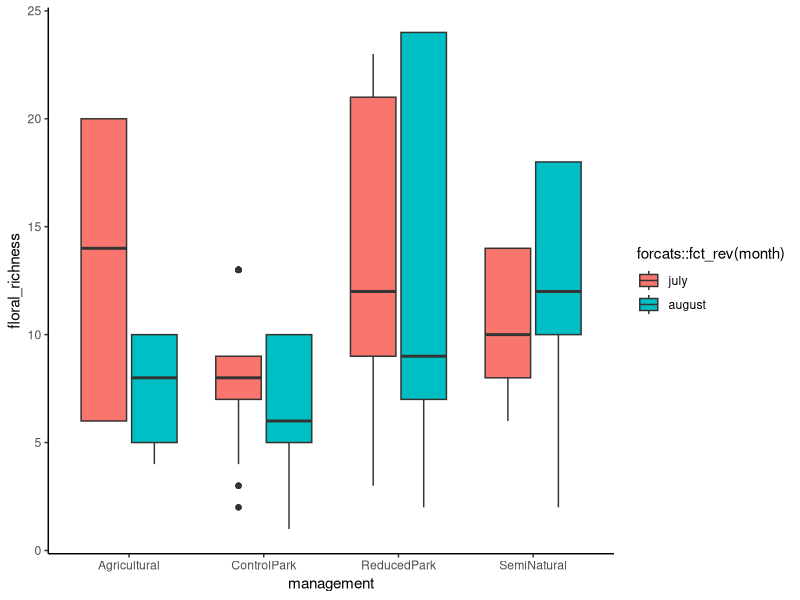

Generate this figure with R: (Note: this script raises an error after producing the figure.)
library(tidyverse)

# load data
floral_data <- read.csv("floral_abundances.csv")
site_gps_data <- read.csv("all_sites_2020.csv")
pollinator_data <- read.csv("all_sites_2020_labels_expanded.csv", na.strings=c(""," ","NA"))

# merge floral data and site data tables by site name
merged_df <- (floral_data %>% full_join(site_gps_data))

# reshape longwise to have row for each month|site combo
# new column (key) = month, new column (value) = number of floral units
merged_df_2 <- merged_df %>%
  # simplify column names to represent months before gathering
  rename(july = number_of_floral_units_july) %>%
  rename(august = number_of_floral_units_august) %>%
  gather(key = month, value = number_floral_units, 
         july:august)

# calculate floral richness 
# (count of rows that represent species|month|site)
# a value of -1 for number_floral_units represents absent
# from sytematically placed plots but present at the site.
# here, include these -1 values for richness at the site.
merged_df_summarised_2 <- merged_df_2 %>% 
  group_by(site, month) %>% 
  # remove rows where plant was flowering at site in 
  # other month but not the month specified in 'month'
  filter(number_floral_units != 0)  %>% 
  # count number of rows to get floral species richness
  add_count() %>%
  # add a more descriptive column name
  rename(floral_richness = n) %>%
  # remove this site until decide what to do with it
  # everett_crowley is a pollinator garden, very different from 
  # a typical park and not necessarily reduced management but instead
  # active flowering planting management.
  filter(site != "everett_crowley_park")

# plot floral species richness my month|site
Q <- ggplot(merged_df_summarised_2, 
            aes(x = management, y = floral_richness)) +
  geom_boxplot(aes(fill = forcats::fct_rev(month))) +
  theme_classic()
Q

# plot floral species richness my month|site for parks only
Q2 <- ggplot(filter(merged_df_summarised_3, 
                    management == "ReducedPark" | management == "ControlPark"), 
            aes(x = management, y = floral_richness)) +
  geom_boxplot(aes(fill = forcats::fct_rev(month))) +
  theme_classic() +
  xlab("") + ylab("Flowering Plant Species Richness") +
  scale_x_discrete(breaks=c("ControlPark", "ReducedPark"),
                   labels=c("Control Park", "Treatment Park")) +
  theme(axis.text.x = element_text(size = 14)) +
  theme(axis.text.y = element_text(size = 12)) + 
  theme(axis.title.y = element_text(size = 14)) +
  theme(legend.text = element_text(size = 14)) +
  scale_fill_discrete(breaks=c("july", "august"),
                      labels=c("July", "August")) +
  theme(legend.title=element_blank())
Q2


# calculate sum of all floral units per site per month
# a value of -1 for number_floral_units represents absent
# from sytematically placed plots but present at the site.
# so do not want to include rows where number of floral units = -1.
merged_df_summarised_3 <- merged_df_summarised_2 %>%
  group_by(site, month) %>%
  filter(number_floral_units > -1) %>%
  mutate(number_floral_units = na_if(number_floral_units, -1)) %>%
  # surveyed 15 plots so divide by 15 to get per m^2 value
  mutate(flowers_per_sq_m = 
           sum(number_floral_units)/15)

# plot floral abundance by month|site
P <- ggplot(merged_df_summarised_3, 
            aes(x = management, y = flowers_per_sq_m, fill = month)) +
  geom_boxplot(aes(fill = forcats::fct_rev(month))) +
  theme_classic()
P

# plot floral abundance by month|site for parks only
P2 <- ggplot(filter(merged_df_summarised_3, 
                    management == "ReducedPark" | management == "ControlPark"), 
            aes(x = management, y = flowers_per_sq_m, fill = month)) +
  geom_boxplot(aes(fill = forcats::fct_rev(month))) +
  theme_classic() +
  xlab("") + ylab(bquote("Floral Units / m" ^2)) +
  scale_x_discrete(breaks=c("ControlPark", "ReducedPark"),
                   labels=c("Control Park", "Treatment Park")) +
  theme(axis.text.x = element_text(size = 14)) +
  theme(axis.text.y = element_text(size = 12)) + 
  theme(axis.title.y = element_text(size = 14)) +
  theme(legend.text = element_text(size = 14)) +
  scale_fill_discrete(breaks=c("july", "august"),
                      labels=c("July", "August")) +
  theme(legend.title=element_blank())
P2

# use a two-sample t-test to compare flowers per sq m in reduced v control parks
# first filter out the agricultural and semi nat sites
df_parks_subset_july <- merged_df_summarised_3 %>%
  filter(management == "ReducedPark" | management == "ControlPark") %>%
  filter(month == "july")
df_parks_subset_august <- merged_df_summarised_3 %>%
  filter(management == "ReducedPark" | management == "ControlPark") %>%
  filter(month == "august")

# use Welch two sample t-test to compare the means of abundance
t.test(flowers_per_sq_m ~ management, data = df_parks_subset_july)
# there are more flowers/m^2 in reduced management parks in july
t.test(flowers_per_sq_m ~ management, data = df_parks_subset_august)
# there is no difference in flowers/m^2 between mangement approaches in august

# use Welch two sample t-test to compare the means of species richness
t.test(floral_richness ~ management, data = df_parks_subset_july)
t.test(floral_richness ~ management, data = df_parks_subset_august)
# there is a higher richness of flowering species near 
# the survey location at reduced management parks 
# in july and also in august

# edit or simulate: China creek Park (july: counted 1/3 plots in the pollinator garden),
# everett crowley park (july and august: counted plots in pollinator garden), 
# campbell rd (july: did not visit).

# group merged_df_summarised_3 by site and month to have 
# one row per site / month, while retaining management,
# and overall floral abundance and richness metrics 
merged_df_summarised_4 <- merged_df_summarised_3 %>%
  group_by(site, month, management) %>%
  summarise(floral_richness = mean(floral_richness),
            flowers_per_sq_m = mean(flowers_per_sq_m))

# clean pollinator data before merge
pollinator_data_2 <- pollinator_data %>%
  slice(262:1439) %>% # remove ubc farm dates in may and june
  filter(plant_or_pans == "pan trap") %>% # filter out hand netted specimens (from ubc farm) 
  drop_na(order) %>% # filter out rows where order is.na  
  mutate(month = ifelse(row_number() %in% 1:214, "july", "august"))
  
  # add a month column for pollinator data july for first half of matrix, august after
  # remember that the last four rows are actually late adds

# join by site and month to add management and floral data to pollinator observations
# reorder factor for figures with parks on the left
merged_df_pollinators <- pollinator_data_2 %>% 
                            left_join(merged_df_summarised_4) %>%
  mutate(management = fct_relevel(management, 
                            "ControlPark", "ReducedPark", 
                            "Agricultural", "SemiNatural"))

# calculate overall bee abundance per month|site
merged_df_pollinators_bees_only <- merged_df_pollinators %>%  
  filter(subclade == "Anthophila") %>% # filter for bees only
  group_by(index) %>%
  add_count() %>%
  # add a more descriptive column name
  rename(bee_abundance = n) %>%
  # remove this site until decide what to do with it
  # everett_crowley is a pollinator garden, very different from 
  # a typical park and not necessarily reduced management but instead
  # active flowering planting management.
  filter(site != "everett_crowley_park") %>%
  filter(site != "china_creek_north_park")
  

# plot bee abundance by month|site
R <- ggplot(merged_df_pollinators_bees_only, 
            aes(x = management, y = bee_abundance, fill = month)) +
  geom_boxplot(aes(fill = forcats::fct_rev(month))) +
  theme_classic() +
  xlab("") + ylab("Bee Abundance") +
  scale_x_discrete(breaks=c("Agricultural", "ControlPark", 
                            "ReducedPark", "SemiNatural"),
                   labels=c("Agricultural", "Control Park", 
                            "Treatment Park", "Semi-natural")) +
  theme(axis.text.x = element_text(size = 12)) +
  theme(axis.text.y = element_text(size = 12)) + 
  theme(axis.title.y = element_text(size = 14)) +
  theme(legend.text = element_text(size = 14)) +
  scale_fill_discrete(breaks=c("july", "august"),
                      labels=c("July", "August")) +
  theme(legend.title=element_blank())
R

# plot bee abundance by month|site for parks only
R2 <- ggplot(filter(merged_df_pollinators_bees_only, 
                    management == "ReducedPark" | management == "ControlPark"), 
             aes(x = management, y = bee_abundance, fill = month)) +
  geom_boxplot(aes(fill = forcats::fct_rev(month))) +
  theme_classic()
R2

# plot bee abundance by flowers per sq m
R3 <- ggplot(filter(merged_df_pollinators_bees_only, 
                    management == "ReducedPark" | management == "ControlPark"), 
             aes(x = flowers_per_sq_m, y = bee_abundance)) +
  geom_point(aes(colour = management, shape = month), size = 5) +
  geom_smooth(method = lm, formula = y ~ splines::bs(x, 3)) +
  theme_classic()
R3

# filter df for parks only
parks_bees <- filter(merged_df_pollinators_bees_only, 
       management == "ReducedPark" | management == "ControlPark")

# fit linear regression for log transformed data
log_log_abundance_model <- lm(data = parks_bees, 
                              log(bee_abundance) ~ log(flowers_per_sq_m))
summary(log_log_abundance_model)

# fit linear regression for log transformed data w random effect
log_log_abundance_mixed_model <- lme4::lmer(data = parks_bees, 
                              log(bee_abundance) ~ log(flowers_per_sq_m) + 
                                (1|management))
summary(log_log_abundance_mixed_model)
anova(log_log_abundance_mixed_model, log_log_abundance_model)
# including management as a random effect significantly improves model fit

# plot bee abundance by flowers per sq m as a log log
R4 <- ggplot(parks_bees, 
             aes(x = log(flowers_per_sq_m), y = log(bee_abundance))) +
  geom_point(aes(colour = management, shape = month), size = 5) +
  # replot with seperate lm's for management types
  geom_smooth(data = subset(parks_bees, management == "ReducedPark"), 
              method = "lm", se = FALSE, color = "#00BFC4") +
  geom_smooth(data = subset(parks_bees, management == "ControlPark"), 
              method = "lm", se = FALSE, color = "#F8766D") +
  theme_classic() +
  ylab("log(Bee Abundance)") + xlab(bquote("log(Floral Units / m" ^2~ ")")) +
  theme(axis.text.x = element_text(size = 12)) +
  theme(axis.text.y = element_text(size = 12)) + 
  theme(axis.title.x = element_text(size = 14)) +
  theme(axis.title.y = element_text(size = 14)) +
  theme(legend.text = element_text(size = 14)) +
  scale_colour_discrete(breaks=c("ControlPark", "ReducedPark"),
                      labels=c("Control Park", "Treatment Park")) +
  scale_shape_discrete(breaks=c("july", "august"),
                        labels=c("July", "August")) +
  theme(legend.title=element_blank())
R4

hist(parks_bees$bee_abundance, main = "", breaks = 100, col = "grey", border = "grey")
hist(log(parks_bees$bee_abundance), main = "", breaks = 50, col = "grey", border = "grey")
abline(v = log(mean(parks_bees$bee_abundance)), col = "red", lwd = 2)   
abline(v = mean(log(parks_bees$bee_abundance)), col = "blue", lwd = 2)


# use Welch two sample t-test to compare the means of abundance
merged_df_pollinators_bees_only_july <- merged_df_pollinators_bees_only %>% 
  filter(management == "ControlPark" | management == "ReducedPark") %>%
  filter(month == "july")  
  
  t.test(bee_abundance ~ management, data = merged_df_pollinators_bees_only_july)
  # there are more bees per site in reduced management parks in july

merged_df_pollinators_bees_only_august <- merged_df_pollinators_bees_only %>% 
  filter(management == "ControlPark" | management == "ReducedPark") %>%
  filter(month == "august")  
  
  t.test(bee_abundance ~ management, data = merged_df_pollinators_bees_only_august)
  # there are more bees per site in reduced management parks in august

# repeat with fly data  
merged_df_pollinators_syrphid_only <- merged_df_pollinators %>%  
  filter(family == "Syrphidae") %>% # filter for bees only
  group_by(index) %>%
  add_count() %>%
  # add a more descriptive column name
  rename(syrphid_abundance = n) %>%
  # remove this site until decide what to do with it
  # everett_crowley is a pollinator garden, very different from 
  # a typical park and not necessarily reduced management but instead
  # active flowering planting management.
  filter(site != "everett_crowley_park") %>%
  filter(site != "china_creek_north_park")

# plot syrphid fly abundance by month|site
S <- ggplot(merged_df_pollinators_syrphid_only, 
            aes(x = management, y = syrphid_abundance, fill = month)) +
  geom_boxplot(aes(fill = forcats::fct_rev(month))) +
  theme_classic() +
  xlab("") + ylab("Syrphid Fly Abundance") +
  scale_x_discrete(breaks=c("Agricultural", "ControlPark", 
                            "ReducedPark", "SemiNatural"),
                   labels=c("Agricultural", "Control Park", 
                            "Treatment Park", "Semi-natural")) +
  theme(axis.text.x = element_text(size = 12)) +
  theme(axis.text.y = element_text(size = 12)) + 
  theme(axis.title.y = element_text(size = 14)) +
  theme(legend.text = element_text(size = 14)) +
  scale_fill_discrete(breaks=c("july", "august"),
                      labels=c("July", "August")) +
  theme(legend.title=element_blank())
S

# calculate overall wasp abundance per month|site
merged_df_pollinators_wasps_only <- merged_df_pollinators %>%  
  filter(subclade == "not_Anthophila") %>% # filter for non-bee wasps only
  group_by(index) %>%
  add_count() %>%
  # add a more descriptive column name
  rename(total_wasp_abundance = n) %>%
  # add column 1 if family is Vespidae or 0 if not Vespidae 
  mutate(is_Vespidae = ifelse(family == "Vespidae", "Vespidae", "other Hymenoptera")) %>%
  # remove this site until decide what to do with it
  # everett_crowley is a pollinator garden, very different from 
  # a typical park and not necessarily reduced management but instead
  # active flowering planting management.
  group_by(index, is_Vespidae) %>%
  add_count() %>%
  # add a more descriptive column name
  rename(wasp_type_abundance = n) %>%
  filter(site != "everett_crowley_park") %>%
  filter(site != "china_creek_north_park")

# plot wasp fly abundance by month|site
T <- ggplot(merged_df_pollinators_wasps_only, 
            aes(x = management, y = wasp_type_abundance, fill = month)) +
  geom_boxplot(aes(fill = forcats::fct_rev(month))) +
  facet_wrap(~is_Vespidae) +
  theme_classic() +
  xlab("") + ylab("Wasp Abundance") +
  scale_x_discrete(breaks=c("Agricultural", "ControlPark", 
                            "ReducedPark", "SemiNatural"),
                   labels=c("Agricultural", "Control Park", 
                            "Treatment Park", "Semi-natural")) +
  theme(axis.text.x = element_text(size = 12)) +
  theme(axis.text.y = element_text(size = 12)) + 
  theme(axis.title.y = element_text(size = 14)) +
  theme(legend.text = element_text(size = 14)) +
  scale_fill_discrete(breaks=c("july", "august"),
                      labels=c("July", "August")) +
  theme(legend.title=element_blank())
T
